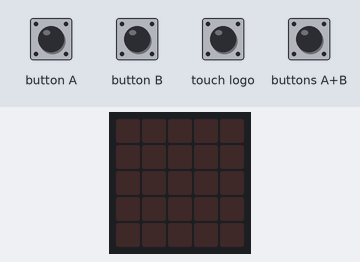
Bench run of a program on a simulated BBC micro:bit (MakeCode). Parts: the board's 5×5 LED display. The inputs (shaded band) are chosen by the test bench. Random numbers come from a fixed seed.

Above: at 1.2 s.
1.3 s: button A pressed for 0.15 s
At 2.2 s:
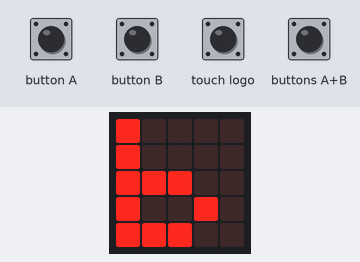
3.9 s: button B pressed for 0.15 s
At 4.6 s:
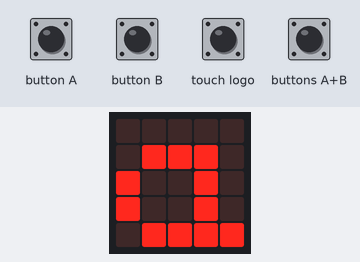
6.3 s: button B pressed for 0.15 s
At 6.9 s:
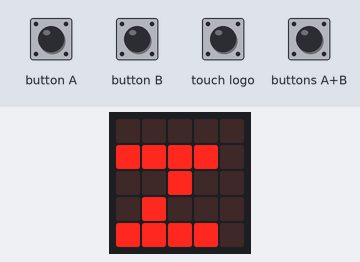
8.7 s: button B pressed for 0.15 s
At 9.4 s:
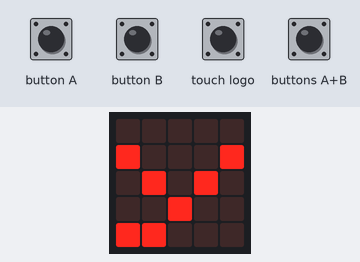
11.1 s: button B pressed for 0.15 s
At 11.9 s:
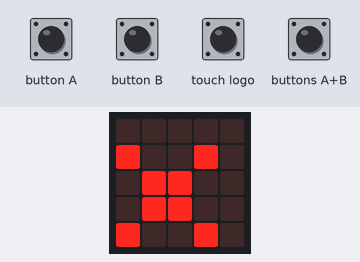
13.5 s: button B pressed for 0.15 s
At 14.3 s:
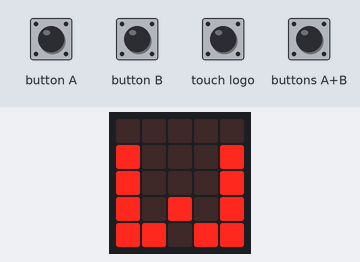
Timing chart, 0 to 16.5 s (numbered marks = the images above; inputs shaded):
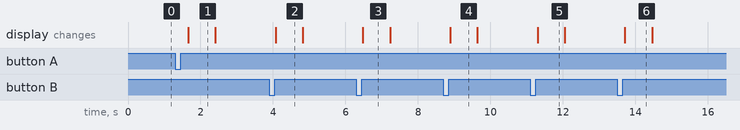

The program:

main.ts
```typescript
input.onLogoEvent(TouchButtonEvent.Pressed, function () {
    Generate_Kex()
})
input.onButtonPressed(Button.A, function () {
    ui_counter += 1
    Limit_counter()
    basic.showString("" + (all_letters[ui_counter]))
})
function Limit_counter () {
    if (ui_counter == -1) {
        ui_counter = 25
    } else if (ui_counter == 26) {
        ui_counter = 0
    }
}
input.onButtonPressed(Button.AB, function () {
    lettr = all_letters[ui_counter]
    text_list.push(lettr)
    Text_in_ziffer.push(ui_counter + 1)
})
input.onButtonPressed(Button.B, function () {
    ui_counter += -1
    Limit_counter()
    basic.showString("" + (all_letters[ui_counter]))
})
function Generate_Kex () {
    for (let Wert of text_list) {
        Key.push(all_letters[randint(0, 25)])
    }
}
let lettr = ""
let all_letters: string[] = []
let Key: string[] = []
let text_list: string[] = []
let ui_counter = 0
let Text_in_ziffer: number[] = []
Text_in_ziffer = []
ui_counter = 0
text_list = []
Key = []
all_letters = [
"a",
"b",
"c",
"d",
"e",
"f",
"g",
"h",
"i",
"j",
"k",
"l",
"m",
"n",
"o",
"p",
"q",
"r",
"s",
"t",
"u",
"v",
"w",
"x",
"y",
"z"
]
basic.forever(function () {

})
basic.forever(function () {
    basic.showLeds(`
        . . . . .
        . . . . .
        . . . . .
        . . . . .
        . . . . .
        `)
})
```

test.ts
```typescript
// Hier kann man Tests durchführen; diese Datei wird nicht kompiliert, wenn dieses Paket als Erweiterung verwendet wird.
```

Measured:
- after the input at 1.3 s, the display: changes after 0.36 s (image 1)
- after the input at 3.9 s, the display: changes after 0.17 s (image 2)
- after the input at 6.3 s, the display: changes after 0.18 s (image 3)
- after the input at 8.7 s, the display: changes after 0.19 s (image 4)
- after the input at 11.1 s, the display: changes after 0.20 s (image 5)
- after the input at 13.5 s, the display: changes after 0.21 s (image 6)
- what the display in image 1 shows lasts 0.7 s, from 1.7 s to 2.4 s
